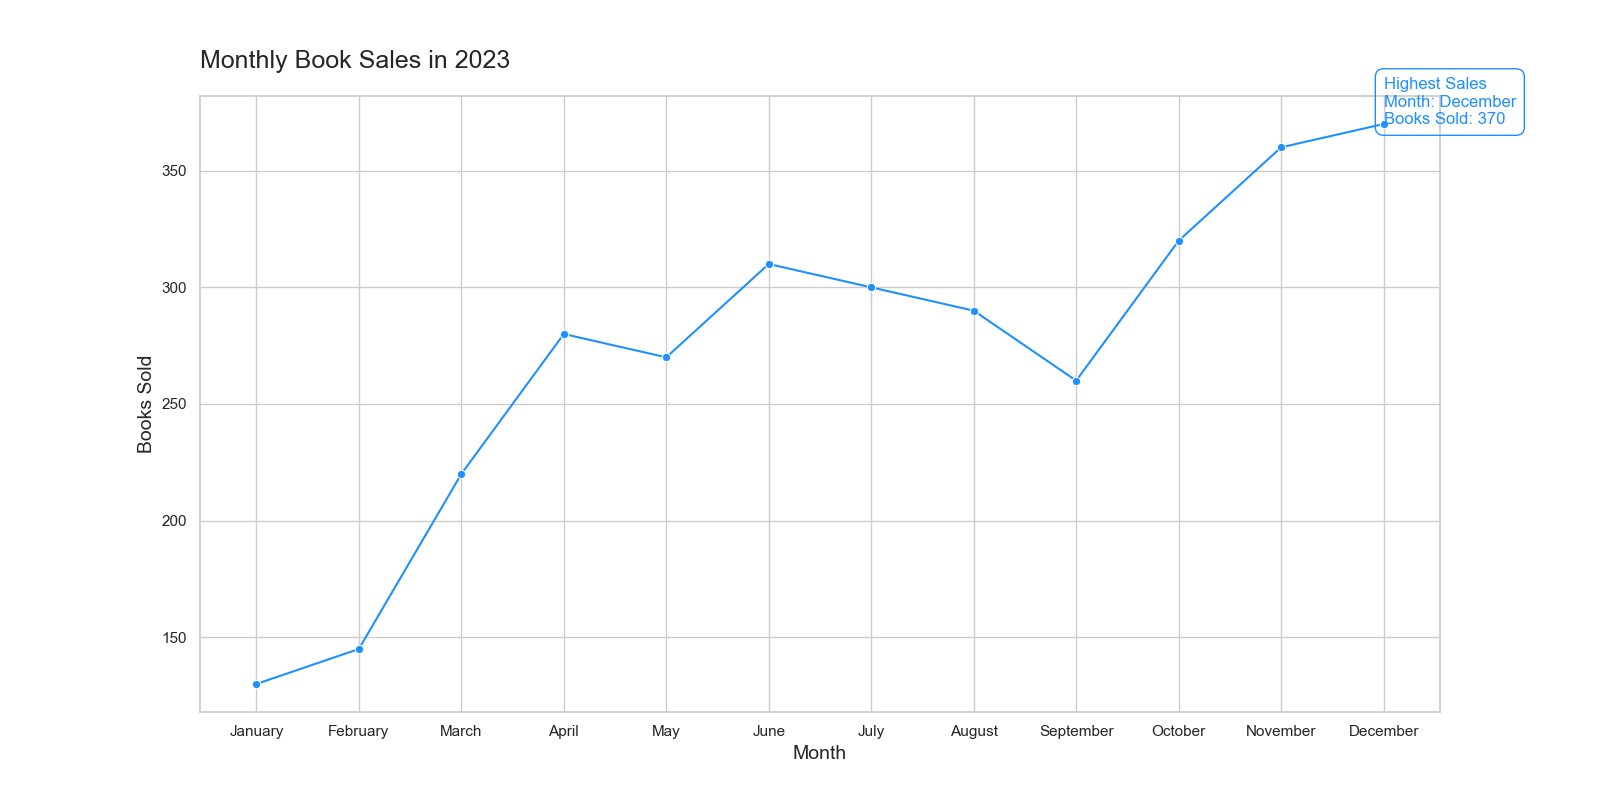

Reproduce this figure in Python.

import pandas as pd
import seaborn as sns
import matplotlib.pyplot as plt

# Data
data = {
    'Month': ['January', 'February', 'March', 'April', 'May', 'June', 'July', 
              'August', 'September', 'October', 'November', 'December'],
    'Books Sold': [130, 145, 220, 280, 270, 310, 300, 290, 260, 320, 360, 370]
}

# Create a DataFrame
df = pd.DataFrame(data)

# Convert 'Month' to categorical type with order
df['Month'] = pd.Categorical(df['Month'], categories=data['Month'], ordered=True)

# Line chart
plt.figure(figsize=(16, 8))
sns.lineplot(x='Month', y='Books Sold', data=df, color="#1E90FF", marker='o')

# Add annotation for the highest data point
max_value = df['Books Sold'].max()
max_month = df[df['Books Sold'] == max_value]['Month'].values[0]
plt.text(x=max_month, y=max_value,
         s='Highest Sales\nMonth: {}\nBooks Sold: {}'.format(max_month, max_value),
         fontdict=dict(color='#1E90FF', size=12),
         bbox=dict(facecolor='none', edgecolor='#1E90FF', boxstyle='round,pad=0.5'))

# Set chart title and labels
plt.title('Monthly Book Sales in 2023', fontsize=18, pad=20, loc='left')
plt.xlabel('Month', fontsize=14)
plt.ylabel('Books Sold', fontsize=14)

# Show the plot
plt.show()
